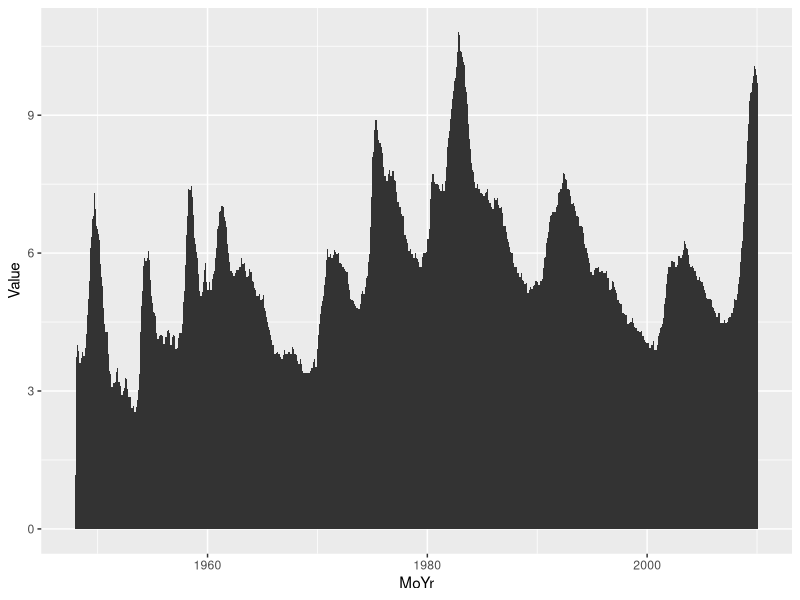
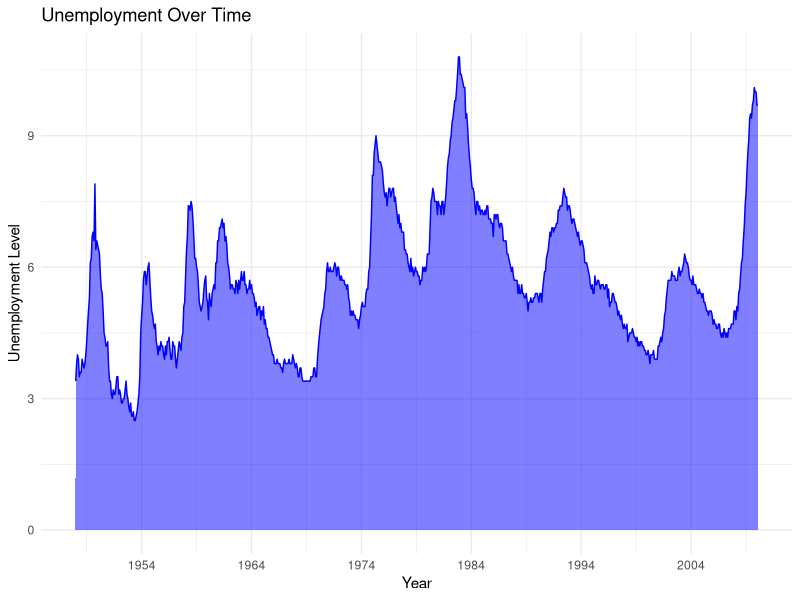

The R source for these figures, in order:
# Load libraries
library(ggplot2)

# Set Working Directory
setwd("C:/Users/micha/OneDrive/Documents/GitHub/DSC640/Weeks5-6/")

# Load data
unempDF <- read.csv("unemployment_cleaned.csv")
expenDF <- read.csv("expenditures.csv")

head(unempDF)
tail(unempDF)

# Convert column to datetime data type
unempDF$MoYr <- as.Date(unempDF$MoYr, format = "%Y-%m-%d")

str(unempDF)

# Plot Area Chart
ggplot(unempDF,
       aes(x=MoYr, y=Value)) + 
  geom_area()


# Plot Area Chart
ggplot(unempDF, aes(x=MoYr, y=Value)) + 
  geom_area(fill="blue", alpha=0.5) +
  geom_line(color="blue", size=0.5) + 
  theme_minimal() +
  labs(y="Unemployment Level", x="Year") +
  ggtitle("Unemployment Over Time") +
  scale_x_date(date_labels="%Y", breaks = "10 years")

  
  
